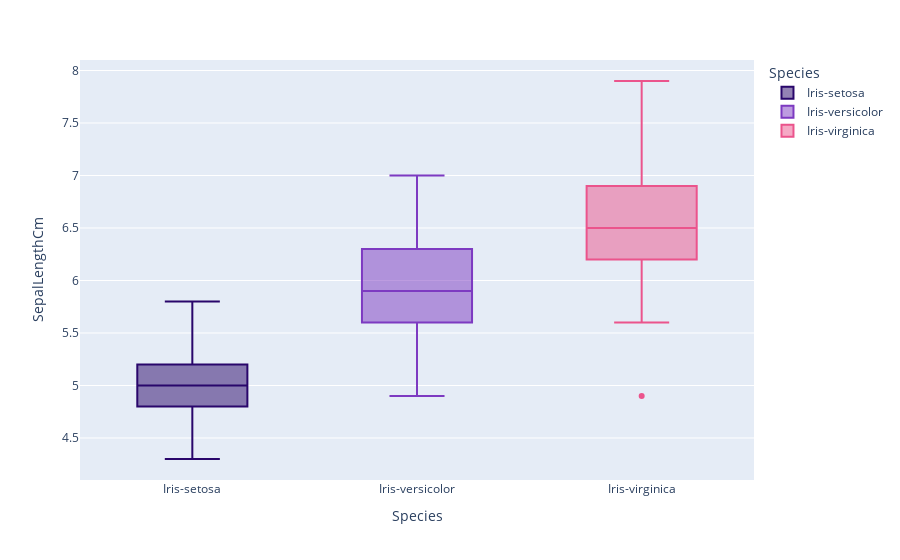

Write notebook code for a chart like this one.
### Code cell
fig = px.box(data_frame=iris, x='Species',y='SepalLengthCm',color='Species',color_discrete_sequence=['#29066B','#7D3AC1','#EB548C'],orientation='v')
fig.show()

### Figure 1 — Plotly figure (JSON) as saved in the notebook; plotly's stock layout.template omitted (floating-point values rounded to 4 significant figures)
{"data": [{"alignmentgroup": "True", "hovertemplate": "Species=%{x}<br>SepalLengthCm=%{y}<extra></extra>", "legendgroup": "Iris-setosa", "marker": {"color": "#29066B"}, "name": "Iris-setosa", "notched": false, "offsetgroup": "Iris-setosa", "orientation": "v", "showlegend": true, "type": "box", "x": ["Iris-setosa", "Iris-setosa", "Iris-setosa", "Iris-setosa", "Iris-setosa", "Iris-setosa", "Iris-setosa", "Iris-setosa", "Iris-setosa", "Iris-setosa", "Iris-setosa", "Iris-setosa", "Iris-setosa", "Iris-setosa", "Iris-setosa", "Iris-setosa", "Iris-setosa", "Iris-setosa", "Iris-setosa", "Iris-setosa", "Iris-setosa", "Iris-setosa", "Iris-setosa", "Iris-setosa", "Iris-setosa", "Iris-setosa", "Iris-setosa", "Iris-setosa", "Iris-setosa", "Iris-setosa", "Iris-setosa", "Iris-setosa", "Iris-setosa", "Iris-setosa", "Iris-setosa", "Iris-setosa", "Iris-setosa", "Iris-setosa", "Iris-setosa", "Iris-setosa", "Iris-setosa", "Iris-setosa", "Iris-setosa", "Iris-setosa", "Iris-setosa", "Iris-setosa", "Iris-setosa", "Iris-setosa", "Iris-setosa", "Iris-setosa"], "x0": " ", "xaxis": "x", "y": [5.1, 4.9, 4.7, 4.6, 5.0, 5.4, 4.6, 5.0, 4.4, 4.9, 5.4, 4.8, 4.8, 4.3, 5.8, 5.7, 5.4, 5.1, 5.7, 5.1, 5.4, 5.1, 4.6, 5.1, 4.8, 5.0, 5.0, 5.2, 5.2, 4.7, 4.8, 5.4, 5.2, 5.5, 4.9, 5.0, 5.5, 4.9, 4.4, 5.1, 5.0, 4.5, 4.4, 5.0, 5.1, 4.8, 5.1, 4.6, 5.3, 5.0], "y0": " ", "yaxis": "y"}, {"alignmentgroup": "True", "hovertemplate": "Species=%{x}<br>SepalLengthCm=%{y}<extra></extra>", "legendgroup": "Iris-versicolor", "marker": {"color": "#7D3AC1"}, "name": "Iris-versicolor", "notched": false, "offsetgroup": "Iris-versicolor", "orientation": "v", "showlegend": true, "type": "box", "x": ["Iris-versicolor", "Iris-versicolor", "Iris-versicolor", "Iris-versicolor", "Iris-versicolor", "Iris-versicolor", "Iris-versicolor", "Iris-versicolor", "Iris-versicolor", "Iris-versicolor", "Iris-versicolor", "Iris-versicolor", "Iris-versicolor", "Iris-versicolor", "Iris-versicolor", "Iris-versicolor", "Iris-versicolor", "Iris-versicolor", "Iris-versicolor", "Iris-versicolor", "Iris-versicolor", "Iris-versicolor", "Iris-versicolor", "Iris-versicolor", "Iris-versicolor", "Iris-versicolor", "Iris-versicolor", "Iris-versicolor", "Iris-versicolor", "Iris-versicolor", "Iris-versicolor", "Iris-versicolor", "Iris-versicolor", "Iris-versicolor", "Iris-versicolor", "Iris-versicolor", "Iris-versicolor", "Iris-versicolor", "Iris-versicolor", "Iris-versicolor", "Iris-versicolor", "Iris-versicolor", "Iris-versicolor", "Iris-versicolor", "Iris-versicolor", "Iris-versicolor", "Iris-versicolor", "Iris-versicolor", "Iris-versicolor", "Iris-versicolor"], "x0": " ", "xaxis": "x", "y": [7.0, 6.4, 6.9, 5.5, 6.5, 5.7, 6.3, 4.9, 6.6, 5.2, 5.0, 5.9, 6.0, 6.1, 5.6, 6.7, 5.6, 5.8, 6.2, 5.6, 5.9, 6.1, 6.3, 6.1, 6.4, 6.6, 6.8, 6.7, 6.0, 5.7, 5.5, 5.5, 5.8, 6.0, 5.4, 6.0, 6.7, 6.3, 5.6, 5.5, 5.5, 6.1, 5.8, 5.0, 5.6, 5.7, 5.7, 6.2, 5.1, 5.7], "y0": " ", "yaxis": "y"}, {"alignmentgroup": "True", "hovertemplate": "Species=%{x}<br>SepalLengthCm=%{y}<extra></extra>", "legendgroup": "Iris-virginica", "marker": {"color": "#EB548C"}, "name": "Iris-virginica", "notched": false, "offsetgroup": "Iris-virginica", "orientation": "v", "showlegend": true, "type": "box", "x": ["Iris-virginica", "Iris-virginica", "Iris-virginica", "Iris-virginica", "Iris-virginica", "Iris-virginica", "Iris-virginica", "Iris-virginica", "Iris-virginica", "Iris-virginica", "Iris-virginica", "Iris-virginica", "Iris-virginica", "Iris-virginica", "Iris-virginica", "Iris-virginica", "Iris-virginica", "Iris-virginica", "Iris-virginica", "Iris-virginica", "Iris-virginica", "Iris-virginica", "Iris-virginica", "Iris-virginica", "Iris-virginica", "Iris-virginica", "Iris-virginica", "Iris-virginica", "Iris-virginica", "Iris-virginica", "Iris-virginica", "Iris-virginica", "Iris-virginica", "Iris-virginica", "Iris-virginica", "Iris-virginica", "Iris-virginica", "Iris-virginica", "Iris-virginica", "Iris-virginica", "Iris-virginica", "Iris-virginica", "Iris-virginica", "Iris-virginica", "Iris-virginica", "Iris-virginica", "Iris-virginica", "Iris-virginica", "Iris-virginica", "Iris-virginica"], "x0": " ", "xaxis": "x", "y": [6.3, 5.8, 7.1, 6.3, 6.5, 7.6, 4.9, 7.3, 6.7, 7.2, 6.5, 6.4, 6.8, 5.7, 5.8, 6.4, 6.5, 7.7, 7.7, 6.0, 6.9, 5.6, 7.7, 6.3, 6.7, 7.2, 6.2, 6.1, 6.4, 7.2, 7.4, 7.9, 6.4, 6.3, 6.1, 7.7, 6.3, 6.4, 6.0, 6.9, 6.7, 6.9, 5.8, 6.8, 6.7, 6.7, 6.3, 6.5, 6.2, 5.9], "y0": " ", "yaxis": "y"}], "layout": {"boxmode": "overlay", "legend": {"title": {"text": "Species"}, "tracegroupgap": 0}, "margin": {"t": 60}, "xaxis": {"anchor": "y", "categoryarray": ["Iris-setosa", "Iris-versicolor", "Iris-virginica"], "categoryorder": "array", "domain": [0, 1], "title": {"text": "Species"}}, "yaxis": {"anchor": "x", "domain": [0, 1], "title": {"text": "SepalLengthCm"}}}}
